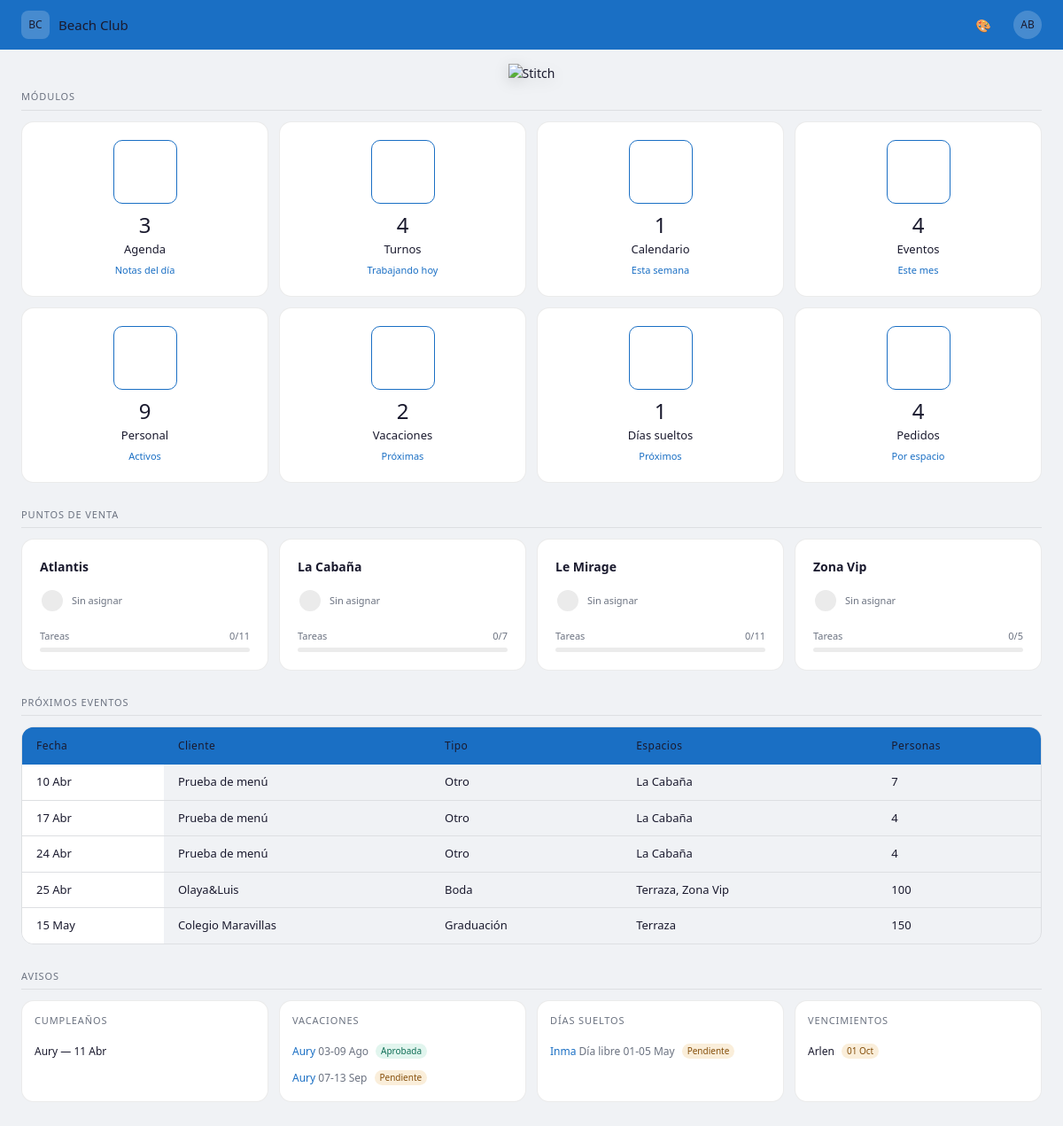
The page / on the database its author committed.
### core/models.py (models this page shows, shortened)
class Espacio(models.Model):
    nombre = models.CharField(max_length=100)
    descripcion = models.TextField(blank=True)
    activo = models.BooleanField(default=True)
    class Meta:
        verbose_name = 'Espacio'
        verbose_name_plural = 'Espacios'
        ordering = ['nombre']

class Evento(models.Model):
    TIPO_CHOICES = [
        ('boda', 'Boda'),
        ('graduacion', 'Graduación'),
        ('comunion', 'Comunión'),
        ('gala', 'Gala'),
        ('preboda', 'Preboda'),
        ('otro', 'Otro'),
    ]
    CONCEPTO_CHOICES = [
        ('cena', 'Cena'),
        ('comida', 'Comida'),
        ('almuerzo', 'Almuerzo'),
        ('barbacoa', 'Barbacoa'),
        ('cocktail', 'Cocktail'),
        ('barra', 'Barra'),
        ('ceremonia', 'Ceremonia'),
        ('otro', 'Otro'),
    ]
    cliente = models.CharField(max_length=200)
    tipo = models.CharField(max_length=20, choices=TIPO_CHOICES)
    fecha = models.DateField()
    espacios = models.ManyToManyField(Espacio, related_name='eventos')
    concepto = models.CharField(max_length=20, choices=CONCEPTO_CHOICES)
    personas = models.PositiveIntegerField()
    notas = models.TextField(blank=True)
    created_at = models.DateTimeField(auto_now_add=True)
    class Meta:
        verbose_name = 'Evento'
        verbose_name_plural = 'Eventos'
        ordering = ['fecha']

### personal/models.py (models this page shows, shortened)
class Empleado(models.Model):
    CONTRATO_CHOICES = [
        ('indefinido', 'Indefinido'),
        ('temporal', 'Temporal'),
        ('fijo_discontinuo', 'Fijo discontinuo'),
        ('obra_servicio', 'Obra y servicio'),
        ('practicas', 'Prácticas'),
    ]
    ROL_CHOICES = [
        ('maitre', 'Maître'),
        ('segundo_maitre', 'Segundo Maître'),
        ('jefe_sector', 'Jefe de sector'),
        ('camarero', 'Camarero'),
        ('ayudante_camarero', 'Ayudante de camarero'),
    ]
    nombre = models.CharField(max_length=100)
    apellidos = models.CharField(max_length=100, blank=True)
    rol = models.CharField(max_length=20, choices=ROL_CHOICES)
    telefono = models.CharField(max_length=20, blank=True)
    email = models.EmailField(blank=True)
    fecha_nacimiento = models.DateField(null=True, blank=True)
    activo = models.BooleanField(default=True)
    posicion = models.PositiveIntegerField(default=0)
    tipo_contrato = models.CharField(max_length=20, choices=CONTRATO_CHOICES, blank=True)
    fecha_vencimiento = models.DateField(null=True, blank=True)
    class Meta:
        verbose_name = 'Empleado'
        verbose_name_plural = 'Empleados'
        ordering = ['posicion', 'nombre']

class SolicitudAusencia(models.Model):
    TIPO_CHOICES = [
        ('vacaciones', 'Vacaciones'),
        ('libre', 'Día libre'),
        ('inamovible', 'Libre inamovible'),
        ('libre_vacaciones', 'Libre vacaciones'),
        ('finde_largo', 'Finde largo'),
    ]
    ESTADO_CHOICES = [
        ('pendiente', 'Pendiente'),
        ('aprobada', 'Aprobada'),
        ('rechazada', 'Rechazada'),
    ]
    empleado = models.ForeignKey(Empleado, on_delete=models.CASCADE, related_name='solicitudes')
    tipo = models.CharField(max_length=20, choices=TIPO_CHOICES, default='vacaciones')
    fecha_inicio = models.DateField()
    fecha_fin = models.DateField()
    notas = models.TextField(blank=True)
    estado = models.CharField(max_length=20, choices=ESTADO_CHOICES, default='pendiente')
    fecha_solicitud = models.DateTimeField(auto_now_add=True)
    class Meta:
        verbose_name = 'Solicitud de ausencia'
        verbose_name_plural = 'Solicitudes de ausencia'
        ordering = ['-fecha_solicitud']

### core/views.py (the view)
# urls.py: path('', views.dashboard, name='dashboard'),
def dashboard(request):
    hoy = timezone.now().date()
    espacios = Espacio.objects.filter(activo=True)
    eventos_proximos = Evento.objects.filter(fecha__gte=hoy).order_by('fecha')[:5]
    total_eventos_mes = Evento.objects.filter(
        fecha__year=hoy.year,
        fecha__month=hoy.month
    ).count()
    total_personal = Empleado.objects.filter(activo=True).count()
    turnos_hoy = Turno.objects.filter(
        fecha=hoy,
        estado='trabajo'
    ).select_related('empleado', 'espacio')
    resumen_espacios = []
    for espacio in espacios:
        asignados = turnos_hoy.filter(espacio=espacio).select_related('empleado')
        total_tareas = TareaPlantilla.objects.filter(espacio=espacio, activa=True).count()
        completadas = TareaDelDia.objects.filter(
            plantilla__espacio=espacio, fecha=hoy, completada=True
        ).count()
        porcentaje = int(completadas / total_tareas * 100) if total_tareas > 0 else 0
        resumen_espacios.append({
            'espacio': espacio,
            'asignados': asignados,
            'total_tareas': total_tareas,
            'completadas': completadas,
            'porcentaje': porcentaje,
        })
    en_7_dias = hoy + timezone.timedelta(days=7)
    eventos_esta_semana = Evento.objects.filter(fecha__gte=hoy, fecha__lte=en_7_dias).count()
    vacaciones_proximas = SolicitudAusencia.objects.filter(
        tipo='vacaciones',
        fecha_fin__gte=hoy,
    ).exclude(estado='rechazada').select_related('empleado').order_by('fecha_inicio')
    dias_sueltos_proximos = SolicitudAusencia.objects.filter(
        tipo__in=['libre', 'inamovible', 'libre_vacaciones', 'finde_largo'],
        fecha_fin__gte=hoy,
    ).exclude(estado='rechazada').select_related('empleado').order_by('fecha_inicio')
    cumpleanos_proximos = []
    for empleado in Empleado.objects.filter(activo=True, fecha_nacimiento__isnull=False):
        cumple = empleado.fecha_nacimiento.replace(year=hoy.year)
        if cumple < hoy:
            cumple = cumple.replace(year=hoy.year + 1)
        if hoy <= cumple <= en_7_dias:
            cumpleanos_proximos.append({'empleado': empleado, 'fecha': cumple})
    cumpleanos_proximos.sort(key=lambda x: x['fecha'])
    contratos_proximos = Empleado.objects.filter(
        activo=True,
        fecha_vencimiento__isnull=False,
        fecha_vencimiento__year=hoy.year,
    ).order_by('fecha_vencimiento')
    solicitudes_pendientes = SolicitudAusencia.objects.filter(estado='pendiente').count()
    solicitudes_vacaciones = SolicitudAusencia.objects.filter(
        tipo='vacaciones', fecha_fin__gte=hoy
    ).exclude(estado='rechazada').count()
    solicitudes_dias = SolicitudAusencia.objects.filter(
        tipo__in=['libre', 'inamovible', 'libre_vacaciones', 'finde_largo'], fecha_fin__gte=hoy
    ).exclude(estado='rechazada').count()
    context = {
        'resumen_espacios': resumen_espacios,
        'total_espacios': espacios.count(),
        'eventos_proximos': eventos_proximos,
        'total_eventos_mes': total_eventos_mes,
        'total_personal': total_personal,
        'turnos_activos_hoy': turnos_hoy.count(),
        'eventos_esta_semana': eventos_esta_semana,
        'total_notas': Nota.objects.count(),
        'vacaciones_proximas': vacaciones_proximas,
        'dias_sueltos_proximos': dias_sueltos_proximos,
        'cumpleanos_proximos': cumpleanos_proximos,
        'contratos_proximos': contratos_proximos,
        'solicitudes_pendientes': solicitudes_pendientes,
        'solicitudes_vacaciones': solicitudes_vacaciones,
        'solicitudes_dias': solicitudes_dias,
        'hoy': hoy,
    }
    return render(request, 'core/dashboard.html', context)

### core/templates/core/dashboard.html (shortened to what this page needs)
{% extends 'core/base.html' %}
{% load static %}
{% block content %}
<div class="bc-hero-image">
  <img src="https://pngtotal.com/wp-content/uploads/2024/07/cartoon-stitch-png.png"
       alt="Stitch"
       style="height:150px; object-fit:contain; filter:drop-shadow(0 4px 8px rgba(0,0,0,0.15));">
</div>
<div class="bc-section">
  <div class="bc-section-title">Módulos</div>
  <div class="bc-card-grid bc-card-dock" data-cols="2">
    <a href="{% url 'agenda' %}" class="bc-card">
      <div class="bc-card-icon"></div>
      <div class="bc-card-value">{{ total_notas }}</div>
      <div class="bc-card-label">Agenda</div>
      <div class="bc-card-sub">Notas del día</div>
    </a>
    <a href="{% url 'cuadrante' %}" class="bc-card">
      <div class="bc-card-icon"></div>
      <div class="bc-card-value">{{ turnos_activos_hoy }}</div>
      <div class="bc-card-label">Turnos</div>
      <div class="bc-card-sub">Trabajando hoy</div>
    </a>
    <a href="{% url 'calendario' %}" class="bc-card">
      <div class="bc-card-icon"></div>
      <div class="bc-card-value">{{ eventos_esta_semana }}</div>
      <div class="bc-card-label">Calendario</div>
      <div class="bc-card-sub">Esta semana</div>
    </a>
    <a href="{% url 'lista_eventos' %}" class="bc-card">
      <div class="bc-card-icon"></div>
      <div class="bc-card-value">{{ total_eventos_mes }}</div>
      <div class="bc-card-label">Eventos</div>
      <div class="bc-card-sub">Este mes</div>
    </a>
    <a href="{% url 'lista_empleados' %}" class="bc-card">
      <div class="bc-card-icon"></div>
      <div class="bc-card-value">{{ total_personal }}</div>
      <div class="bc-card-label">Personal</div>
      <div class="bc-card-sub">Activos</div>
    </a>
    <a href="{% url 'lista_vacaciones' %}" class="bc-card">
      <div class="bc-card-icon"></div>
      <div class="bc-card-value">{{ solicitudes_vacaciones }}</div>
      <div class="bc-card-label">Vacaciones</div>
      <div class="bc-card-sub">Próximas</div>
    </a>
    <a href="{% url 'lista_dias_sueltos' %}" class="bc-card">
      <div class="bc-card-icon"></div>
      <div class="bc-card-value">{{ solicitudes_dias }}</div>
      <div class="bc-card-label">Días sueltos</div>
      <div class="bc-card-sub">Próximos</div>
    </a>
    <a href="{% url 'pedidos' %}" class="bc-card">
      <div class="bc-card-icon"></div>
      <div class="bc-card-value">{{ total_espacios }}</div>
      <div class="bc-card-label">Pedidos</div>
      <div class="bc-card-sub">Por espacio</div>
    </a>
  </div>
</div>
<div class="bc-section">
  <div class="bc-section-title">Puntos de venta</div>
  <div class="bc-card-dock" data-cols="1">
    {% for item in resumen_espacios %}
    <a href="{% url 'detalle_espacio' item.espacio.pk %}" class="bc-card bc-pdv-card">
      <div class="bc-pdv-nombre">{{ item.espacio.nombre }}</div>
      <div class="bc-avatar-stack">
        {% if item.asignados %}
          {% for turno in item.asignados|slice:":4" %}
          <div class="bc-avatar" title="{{ turno.empleado.nombre }}">
            {{ turno.empleado.nombre|slice:":2"|upper }}
          </div>
          {% endfor %}
          {% if item.asignados.count > 4 %}
          <div class="bc-avatar bc-avatar-extra">+{{ item.asignados.count|add:"-4" }}</div>
          {% endif %}
        {% else %}
          <div class="bc-avatar bc-avatar-empty">
          </div>
          <span class="bc-avatar-empty-label">Sin asignar</span>
        {% endif %}
      </div>
      <div class="bc-progress-wrap">
        <div class="bc-progress-label">
          <span>Tareas</span>
          <span>{{ item.completadas }}/{{ item.total_tareas }}</span>
        </div>
        <div class="bc-progress-bar">
        </div>
      </div>
    </a>
    {% endfor %}
  </div>
</div>
<div class="bc-section">
  <div class="bc-section-title">Próximos eventos</div>
  <div class="bc-table-wrapper">
    <table class="bc-table">
      <thead>
        <tr>
          <th>Fecha</th>
          <th>Cliente</th>
          <th>Tipo</th>
          <th>Espacios</th>
          <th>Personas</th>
        </tr>
      </thead>
      <tbody>
        {% for evento in eventos_proximos %}
        <tr>
          <td>{{ evento.fecha|date:"d M" }}</td>
          <td>{{ evento.cliente|default:"—" }}</td>
          <td>{{ evento.get_tipo_display }}</td>
          <td>{% for e in evento.espacios.all %}{{ e.nombre }}{% if not forloop.last %}, {% endif %}{% endfor %}</td>
          <td>{{ evento.personas }}</td>
        </tr>
        {% empty %}
        <tr><td colspan="5">No hay eventos próximos</td></tr>
        {% endfor %}
      </tbody>
    </table>
  </div>
</div>
<div class="bc-section">
  <div class="bc-section-title">Avisos</div>
  <div class="bc-notif-grid bc-notif-grid-4">
    <div class="bc-card bc-card-compact">
      <div class="bc-notif-label"> Cumpleaños</div>
      {% for item in cumpleanos_proximos %}
      <div class="bc-notif-item">
        <span>{{ item.empleado.nombre }} — {{ item.fecha|date:"d M" }}</span>
      </div>
      {% empty %}
      <div class="bc-notif-empty">Ninguno esta semana</div>
      {% endfor %}
    </div>
    <div class="bc-card bc-card-compact">
      <div class="bc-notif-label"> Vacaciones</div>
      {% for sol in vacaciones_proximas %}
      <div class="bc-notif-item">
        <span>
          <a href="{% url 'detalle_empleado' sol.empleado.pk %}" class="bc-link-plain bc-font-medium">{{ sol.empleado.nombre }}</a>
          <span class="bc-text-muted"> {{ sol.fecha_inicio|date:"d" }}-{{ sol.fecha_fin|date:"d M" }}</span>
        </span>
        {% if sol.estado == 'pendiente' %}
          <span class="bc-badge bc-badge-amber bc-badge-sm">Pendiente</span>
        {% else %}
          <span class="bc-badge bc-badge-green bc-badge-sm">Aprobada</span>
        {% endif %}
      </div>
      {% empty %}
      <div class="bc-notif-empty">Ninguna próxima</div>
      {% endfor %}
    </div>
    <div class="bc-card bc-card-compact">
      <div class="bc-notif-label"> Días sueltos</div>
      {% for sol in dias_sueltos_proximos %}
      <div class="bc-notif-item">
        <span>
          <a href="{% url 'detalle_empleado' sol.empleado.pk %}" class="bc-link-plain bc-font-medium">{{ sol.empleado.nombre }}</a>
          <span class="bc-text-muted"> {{ sol.get_tipo_display }} {{ sol.fecha_inicio|date:"d" }}-{{ sol.fecha_fin|date:"d M" }}</span>
        </span>
        {% if sol.estado == 'pendiente' %}
          <span class="bc-badge bc-badge-amber bc-badge-sm">Pendiente</span>
        {% else %}
          <span class="bc-badge bc-badge-green bc-badge-sm">Aprobada</span>
        {% endif %}
      </div>
      {% empty %}
      <div class="bc-notif-empty">Ninguno próximo</div>
      {% endfor %}
    </div>
    <a href="{% url 'lista_vencimientos' %}" class="bc-card bc-card-compact bc-link-plain">
      <div class="bc-notif-label"> Vencimientos</div>
      {% for emp in contratos_proximos %}
      <div class="bc-notif-item">
        <span class="bc-font-medium">{{ emp.nombre }}</span>
        {% if emp.fecha_vencimiento <= hoy %}
          <span class="bc-badge bc-badge-red bc-badge-sm">Vencido</span>
        {% else %}
          <span class="bc-badge bc-badge-amber bc-badge-sm">{{ emp.fecha_vencimiento|date:"d M" }}</span>
        {% endif %}
      </div>
      {% empty %}
      <div class="bc-notif-empty">Ninguno próximo</div>
      {% endfor %}
    </a>
  </div>
</div>
{% endblock %}

### rows shown on the page
Espacio: espacio.nombre "Atlantis", completadas "0", total_tareas "11"
Espacio: espacio.nombre "La Cabaña", completadas "0", total_tareas "7", nombre "La Cabaña"
Espacio: espacio.nombre "Le Mirage", completadas "0", total_tareas "11"
Espacio: espacio.nombre "Zona Vip", completadas "0", total_tareas "5", nombre "Zona Vip"
Evento: fecha "10 Abr", cliente "Prueba de menú", tipo "Otro", personas "7"
Evento: fecha "17 Abr", cliente "Prueba de menú", tipo "Otro", personas "4"
Evento: fecha "24 Abr", cliente "Prueba de menú", tipo "Otro", personas "4"
Evento: fecha "25 Abr", cliente "Olaya&Luis", tipo "Boda", personas "100"
Espacio: nombre "Terraza"
Evento: fecha "15 May", cliente "Colegio Maravillas", tipo "Graduación", personas "150"
Empleado: empleado.nombre "Aury", fecha "11 Abr"
SolicitudAusencia: empleado.nombre "Aury", fecha_inicio "03", fecha_fin "09 Ago", estado "Aprobada"
SolicitudAusencia: empleado.nombre "Aury", fecha_inicio "07", fecha_fin "13 Sep", estado "Pendiente"
SolicitudAusencia: empleado.nombre "Inma", tipo "Día libre", fecha_inicio "01", fecha_fin "05 May", estado "Pendiente"
Empleado: nombre "Arlen", fecha_vencimiento "01 Oct"

### other values the page prints
{{ total_notas }} "3"
{{ turnos_activos_hoy }} "4"
{{ eventos_esta_semana }} "1"
{{ total_eventos_mes }} "4"
{{ total_personal }} "9"
{{ solicitudes_vacaciones }} "2"
{{ solicitudes_dias }} "1"
{{ total_espacios }} "4"
